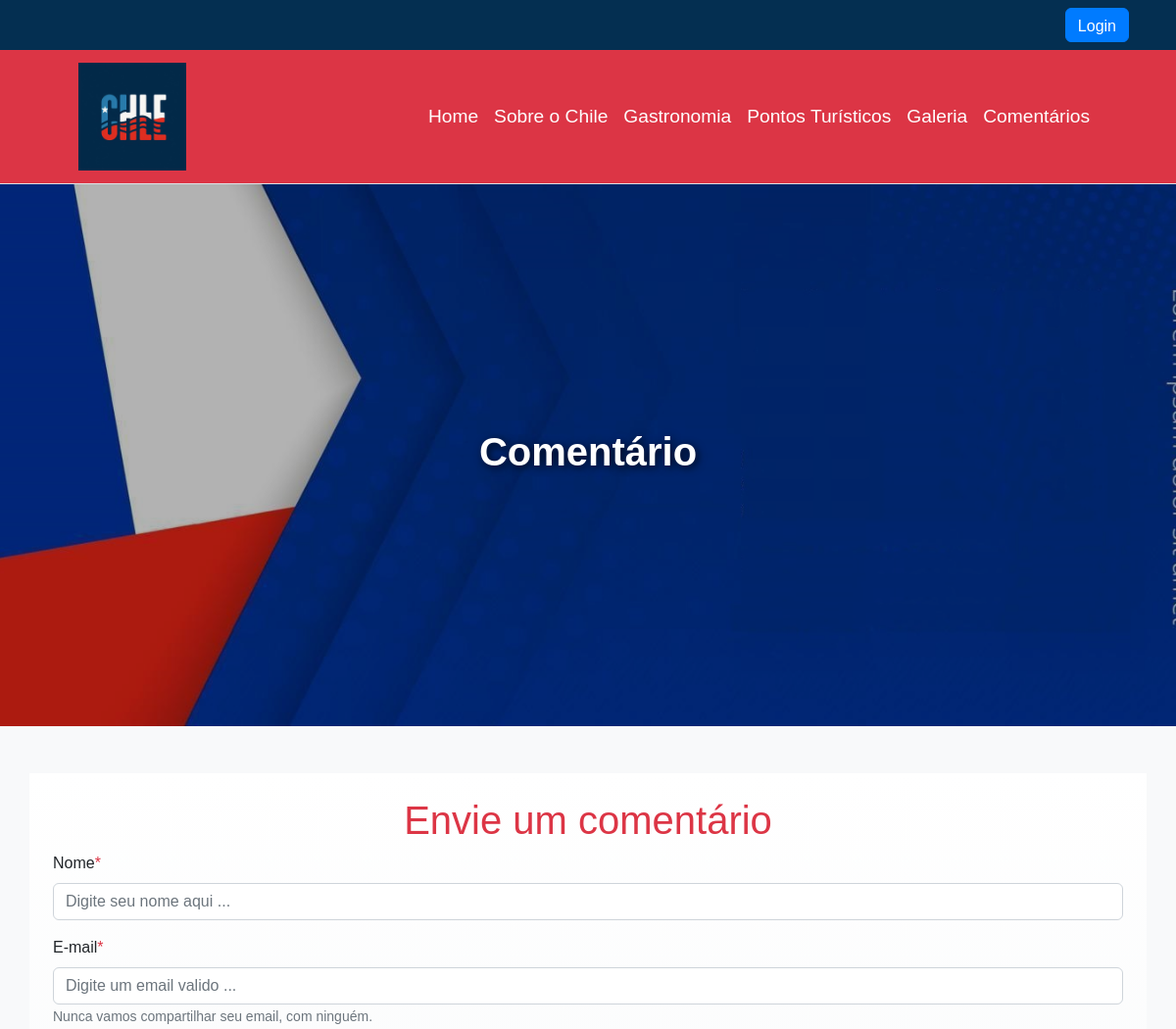
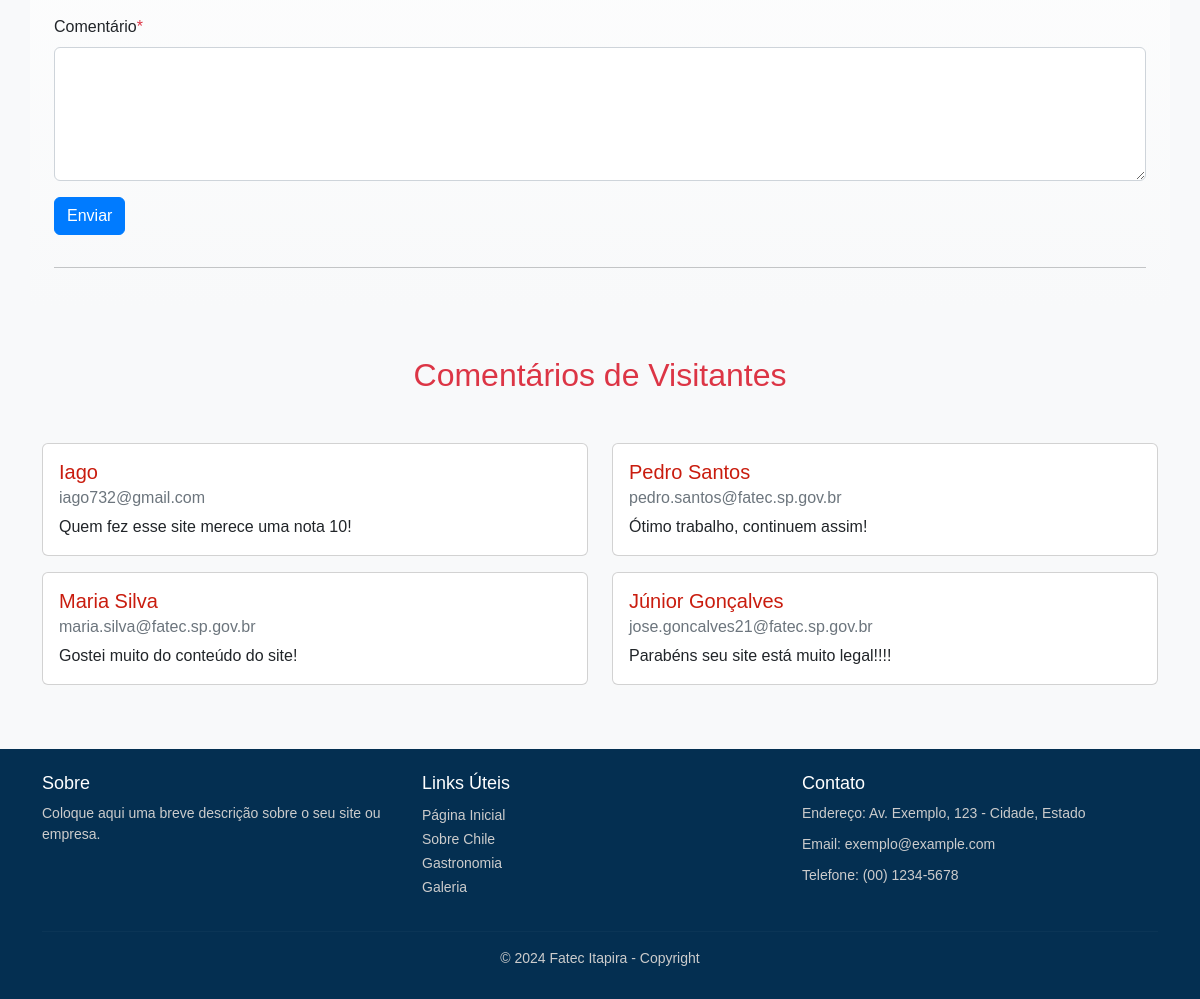
The page /comentarios/index.php on the database its author committed (2 pictures, top to bottom).
### tables this page shows
CREATE TABLE `tb_comentarios` (
  `id` int(11) NOT NULL,
  `nome` varchar(40) NOT NULL,
  `email` varchar(50) DEFAULT NULL,
  `comentario` text NOT NULL,
  `data_cad` date NOT NULL,
  `status` varchar(30) NOT NULL DEFAULT 'Pedente' COMMENT 'Aprovar ou reprovar enviados'
);

### Class/Comentario.php (called while the page is built, shortened)
<?php
class Comentario{
    private $conn;
    public function __construct($conn){
        $this->conn = $conn;
    }
    private function limparInput($data){
        $data = trim($data);
        $data = stripslashes($data);
        $data= htmlspecialchars($data);
        return $data;
    }
    public function listarComentarios(){
        try{
            $sql = "SELECT * FROM tb_comentarios ORDER BY id DESC";
            $stmt = $this->conn->prepare($sql);
            $stmt->execute();
            return $stmt->fetchAll(PDO::FETCH_ASSOC);
        } catch (PDOException $e){
            echo "Erro ao listar comentários: " . $e->getMessage();
            return false;
        }
    }
}
?>

### comentarios/index.php (the view, shortened to what this page needs)
<!DOCTYPE html>
<html lang="pt-br">
<head>
    <link href="https://cdn.jsdelivr.net/npm/bootstrap@5.2.3/dist/css/bootstrap.min.css" rel="stylesheet"
>
    <link rel="stylesheet" href="../css/style.css">
</head>
<body>
    <header>
        <div class="d-flex justify-content-end align-items-center gap-3 bg-chile p-2 pe-md-5">
            <a href="../login/" class="check-in btn btn-primary">Login</a>
        </div>
    </header>
<nav class="navbar navbar-expand-lg navbar-dark bg-danger">
        <div class="container-fluid">
            <a class="navbar-brand" href="index.html">
                <img src="../img/Logo Chile.jpeg" class="logo" alt="Volta ao Mundo">
            </a>
        <div class="collapse navbar-collapse justify-content-end" id="navbarNav">
            <ul class="navbar-nav">
                <li class="nav-item active">
                    <a class="nav-link" href="../index.html">Home</a>
                </li>
                <li class="nav-item">
                    <a class="nav-link" href="../sobre-chile.html">Sobre o Chile</a>
                </li>
                <li class="nav-item">
                    <a class="nav-link" href="../gastronomia-chile.html">Gastronomia</a>
                </li>
                <li class="nav-item">
                    <a class="nav-link" href="../pontos-turisticos.html">Pontos Turísticos</a>
                </li>
                <li>
                    <a class="nav-link" href="../galeria-chile.html">Galeria</a>
                </li>
                <li>
                    <a class="nav-link" href="#">Comentários</a>
                </li>
            </ul>
        </div>
    </nav>
    <div class="container-fluid">
        <div class="col-12">
            <div class="position-relative">
                <img src="../img/banner/Banner-com-bandeira-do-chile.jpg" class="img-fluid w-100" alt="Imagem">
                <div class="position-absolute top-50 start-50 translate-middle text-center">
                    <h2 class="text-white">Comentário</h2>
                </div>
            </div>
        </div>
    </div>
    <main class="comment">
        <div class="container mt-5">
            <h1 class="text-chile text-center">Envie um comentário</h1>
            <form action="gravarComentario.php" method="POST">
                <div class="mb-3">
                    <label for="nome" class="form-label">Nome<span class="text-chile">*</span></label>
                    <input type="text" class="form-control" id="nome" name="nome" autofocus placeholder="Digite seu nome aqui ..." required>
                </div>
                <div class="mb-3">
                    <label for="email" class="form-label">E-mail<span class="text-chile">*</span></label>
                    <input type="email" class="form-control" id="email" name="email" placeholder="Digite um email valido ..." required>
                    <small id="emailHelp" class="form-text text-muted">Nunca vamos compartilhar seu email, com ninguém.</small>
                </div>
                <div class="mb-3">
                    <label for="comentario" class="form-label">Comentário<span class="text-chile">*</span></label>
                    <textarea class="form-control" id="comentario" name="comentario" rows="5"  required></textarea>
                </div>
                <button type="submit" class="btn btn-primary mb-3">Enviar</button>
            </form>
            <hr>
        </div>
        <h2 class="text-chile text-center mt-5">Comentários de Visitantes</h2>
        <div class="container pb-5">
            <div class="row">
            <?php
            require_once '../sql/Conexao.php';
            require_once '../Class/Comentario.php';
            $comentario = new Comentario($conn);
            $comentarios = $comentario->listarComentarios();
            foreach ($comentarios as $comentario) {
                if ($comentario['status'] == 'Aprovado') {
                echo '<div class="col-md-6">';
                echo '<div class="card mb-3">';
                echo '<div class="card-body">';
                echo '<h5 class="card-title">' . $comentario['nome'] . '</h5>';
                echo '<h6 class="card-subtitle mb-2 text-muted">' . $comentario['email'] . '</h6>';
                echo '<p class="card-text">' . $comentario['comentario'] . '</p>';
                echo '</div>';
                echo '</div>';
                echo '</div>';
                }
            }
            ?>
            </div>
        </div>
    </main>
    <footer class="bg-chile text-white py-4">
        <div class="container">
            <div class="row">
                <div class="col-md-4">
                    <h5>Sobre</h5>
                    <p>Coloque aqui uma breve descrição sobre o seu site ou empresa.</p>
                </div>
                <div class="col-md-4">
                    <h5>Links Úteis</h5>
                    <ul class="list-unstyled">
                        <li><a href="index.html">Página Inicial</a></li>
                        <li><a href="sobre-chile.html">Sobre Chile</a></li>
                        <li><a href="gastronomia-chile.html">Gastronomia</a></li>
                        <li><a href="galeria-chile.html">Galeria</a></li>
                    </ul>
                </div>
                <div class="col-md-4">
                    <h5>Contato</h5>
                    <p>Endereço: Av. Exemplo, 123 - Cidade, Estado</p>
                    <p>Email: exemplo@example.com</p>
                    <p>Telefone: (00) 1234-5678</p>
                </div>
            </div>
            <hr>
            <div class="row">
                <div class="col-md-12 text-center">
                    <p>&copy; 2024 Fatec Itapira - Copyright</p>
                </div>
            </div>
        </div>
    </footer>
</body>
</html>

### css/style.css (style rules this page uses)
* { margin: 0; padding: 0; box-sizing: border-box; }
body { font-family: Arial, sans-serif; background-color: #f8f9fa; font-size: 16px; }
.navbar { border-bottom: 1px solid #dee2e6; padding: 0.5rem 5rem; }
.navbar-brand { font-size: 1.5rem; }
.navbar-dark { --bs-navbar-color: rgba(255, 255, 255, 1) !important; }
.navbar-nav .nav-link { font-size: 1.2rem; text-align: right; }
a.check-in.btn.btn-primary { height: 35px; }
.mt-5 { margin-bottom: 3rem; }
.container-fluid { padding: 0px; }
.text-chile { color: #dc3545; }
.logo { width: 110px; height: auto; }
img.img-fluid.w-100 { object-fit: cover; height: 27vmax; }
h2.text-white { font-size: 2.5rem; text-shadow: 2px 2px 8px rgba(0, 0, 0, 0.8); font-weight: bold; }
.position-relative { position: relative; }
.position-relative::before { content: ""; position: absolute; top: 0; left: 0; width: 100%; height: 100%; background-color: rgba(0, 0, 0, 0.3); }
.position-absolute { position: absolute; top: 50%; left: 50%; transform: translate(-50%, -50%); z-index: 1; }
.card { transition: transform 0.3s ease; }
.card-title { color: #c91c0e;; }
.btn-primary { background-color: #007bff; border-color: #007bff; }
h1, h2, h3 { color: #343a40; }
footer { padding: 40px 0; }
footer h5 { color: #fff; font-size: 18px; }
footer p { color: #ccc; font-size: 14px; margin-bottom: 10px; }
footer ul { list-style: none; padding: 0; }
footer ul li a { color: #ccc; text-decoration: none; font-size: 14px; }
footer hr { border-top: 1px solid rgba(255, 255, 255, 0.1); }
.bg-chile { background-color: #042f51 !important; }
.mb-3 { margin-bottom: 1rem !important; }
main.comment .container.mt-5 { padding: 2%; background: linear-gradient(to bottom, #ffffff, #f8f9fa); }

### rows shown on the page
tb_comentarios: nome "Iago", email "iago732@gmail.com", comentario "Quem fez esse site merece uma nota 10!"
tb_comentarios: nome "Pedro Santos", email "pedro.santos@fatec.sp.gov.br", comentario "Ótimo trabalho, continuem assim!"
tb_comentarios: nome "Maria Silva", email "maria.silva@fatec.sp.gov.br", comentario "Gostei muito do conteúdo do site!"
tb_comentarios: nome "Júnior Gonçalves", email "jose.goncalves21@fatec.sp.gov.br", comentario "Parabéns seu site está muito legal!!!!"
